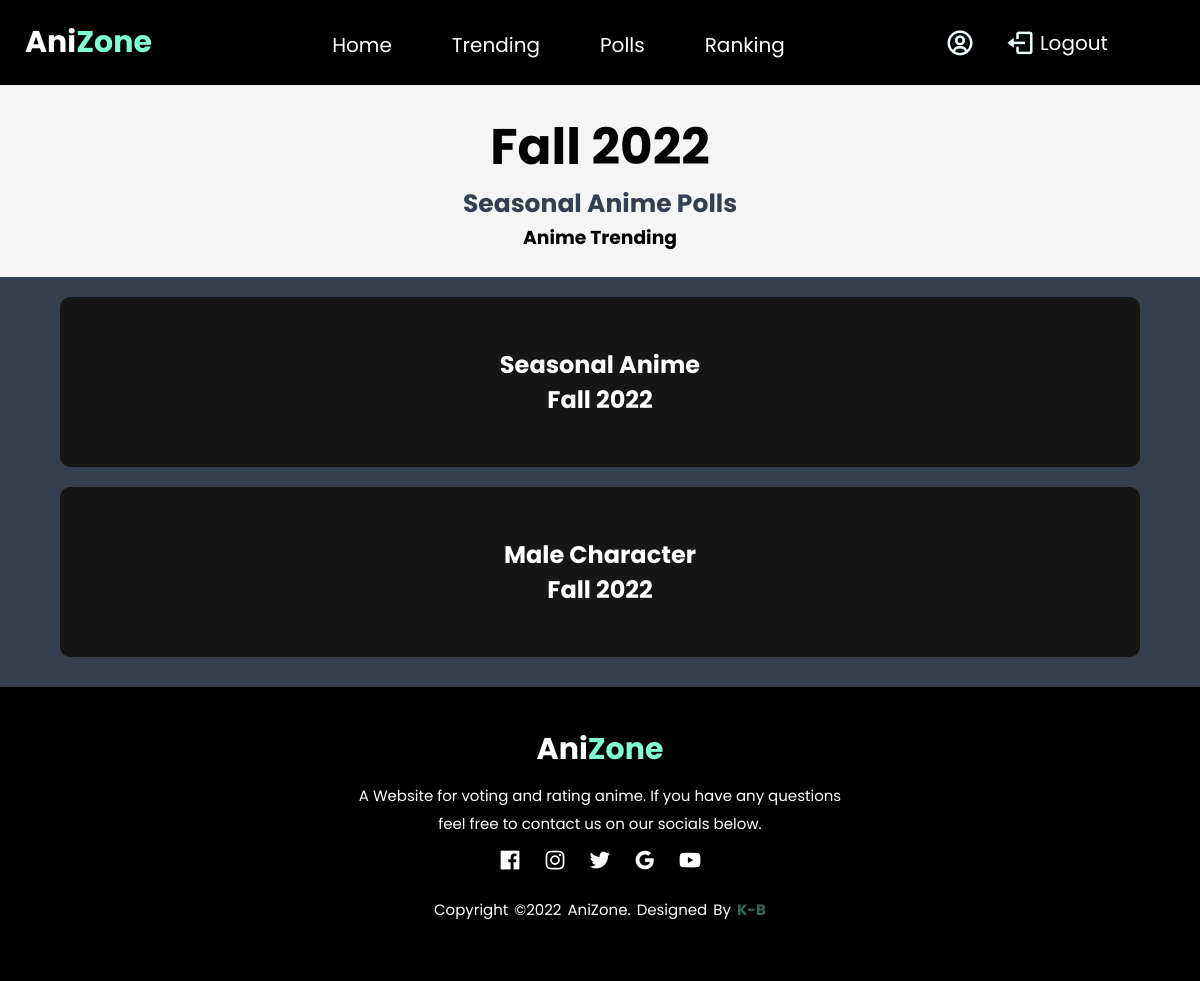
The page /polls/main-polls.php on the database as committed earlier.
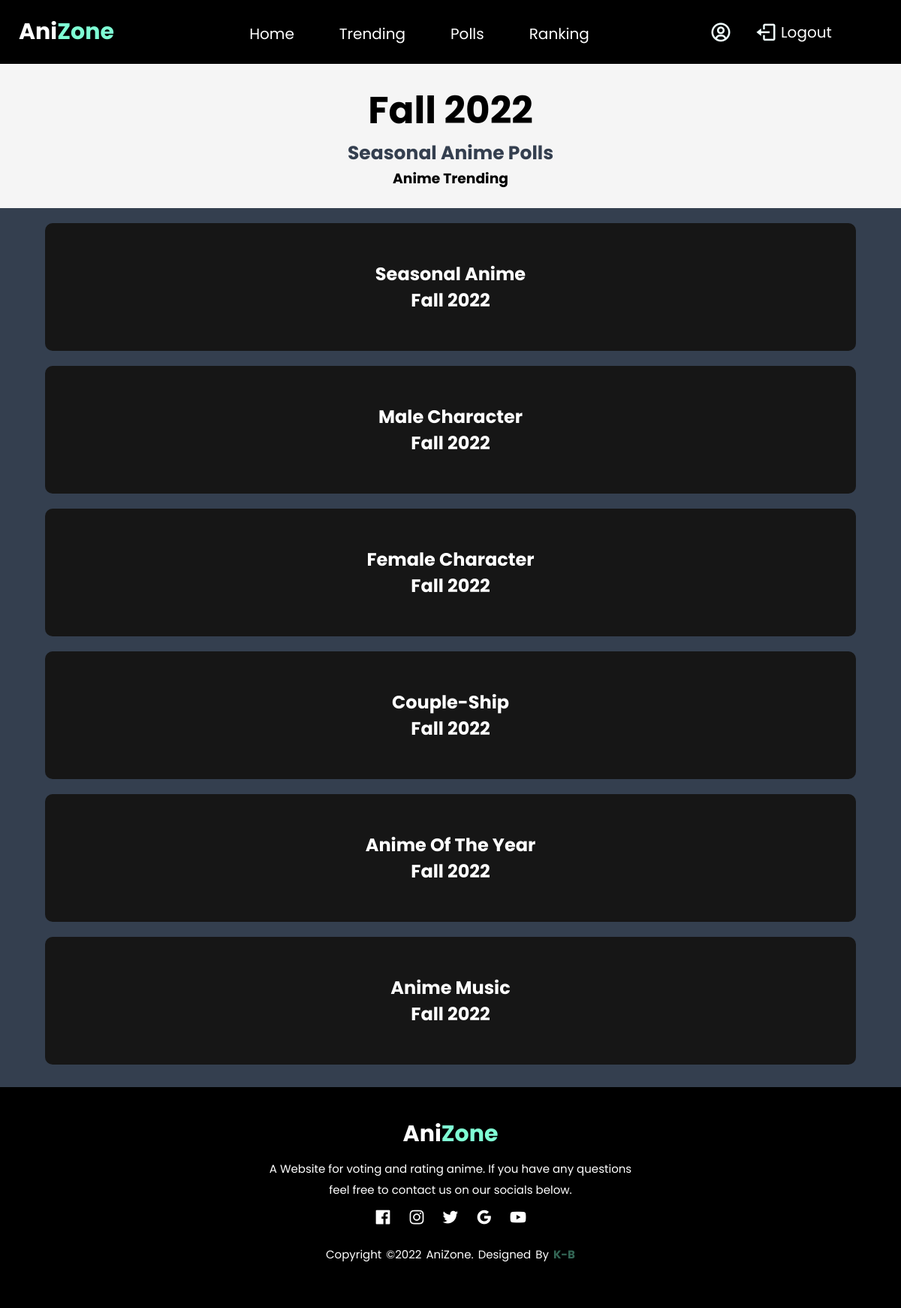
The same page on the database as committed later.
### tables this page shows
CREATE TABLE `polls` (
  `id` int(11) NOT NULL,
  `title` varchar(255) NOT NULL,
  `season` varchar(255) NOT NULL,
  `image` varchar(255) NOT NULL
);

### polls/main-polls.php (the view, shortened to what this page needs)
<?php
    require_once '../includes/header.php';
    require_once '../includes/topnav.php';
    require_once '../classes/basic.database.php';
    $pollsQuery = $db->query("SELECT id, title, season FROM polls");
    while($row = $pollsQuery->fetchObject()){
        $polls[] = $row;
    }
?>
    <div class="seasonal-title">
        <div class="seasonal-description">
            <h1>Fall 2022</h1>
            <h2>Seasonal Anime Polls</h2>
            <h3>Anime Trending</h3>
        </div>
    </div>
    <div class="vote-list-content">
        <?php if(!empty($polls)): ?>
            <ul>
            <?php foreach($polls as $poll): ?>
            <li><h2><a href="season-polls.php?poll=<?php echo $poll->id; ?>"><?php echo $poll->title; ?></h2><h2><?php echo $poll->season; ?></h2></a></li>
            <?php endforeach; ?>
            </ul>
            <?php else: ?>
                <h1>There's No Ongoing Polls</h1>
            <?php endif; ?>
    </div>
<?php
    require_once '../includes/footer.php';
?>

### includes/header.php (shortened to what this page needs)
<!DOCTYPE html>
<html lang="en">
<head>
    <link rel="stylesheet" href="https://cdn.jsdelivr.net/npm/boxicons@latest/css/boxicons.min.css">
    <link rel="stylesheet" href="../css/style.css">
</head>
<body>

### includes/topnav.php (shortened to what this page needs)
<div class="top-navigation">
        <a href="#"><h1 class="logo">Ani<span>Zone</span></h1></a>
            <ul>
                <li><a href="../user/userpage.php">Home</a></li>
                <li><a href="#">Trending</a></li>
                <li><a href="../polls/main-polls.php">Polls</a></li>
                <li><a href="../ranking/main-ranking.php">Ranking</a></li>
            </ul>
            <div class="profile-details">
                <i class='bx bx-user-circle'></i>
                <span id="logout-link">
                <a href="../homepage/logout.php">
                <i class='bx bx-log-out'></i>
                <span class="links-name">Logout</span>
                </a>
                </span>
            </div>
</div>

### includes/footer.php
<footer>
    <div class="footer-content">
        <h1 class="logo">Ani<span>Zone</span></h1>
        <p>A Website for voting and rating anime. If you have any questions feel free to contact us on our socials below.</p>
        <ul class="socials">
            <li><a href="https://www.facebook.com/KHZoldyck/" target="_blank"><i class='bx bxl-facebook-square'></i></a></li>
            <li><a href="#" target="_blank"><i class='bx bxl-instagram'></i></a></li>
            <li><a href="#" target="_blank"><i class='bx bxl-twitter'></i></a></li>
            <li><a href="#" target="_blank"><i class='bx bxl-google'></i></a></li>
            <li><a href="#" target="_blank"><i class='bx bxl-youtube'></i></a></li>
        </ul>
    </div>
    <div class="footer-bottom">
        <p>Copyright &copy;2022 AniZone. designed by <span>K-B</span></p>
    </div>
</footer>
</body>
</html>

### css/style.css (style rules this page uses)
* { padding: 0; margin: 0; box-sizing: border-box; font-family: 'Poppins', sans-serif; text-decoration: none; }
body { background: #343F4F; }
.top-navigation { background-color: black; height: auto; width: auto; display: flex; align-items: center; padding: 0 5% 0 0; }
.logo { color: white; font-size: 30px; font-weight: bolder; padding: 0 25px; }
.logo span { color: aquamarine; }
.top-navigation a { text-decoration: none; }
.top-navigation ul { list-style: none; display: flex; margin: auto; }
.top-navigation li { padding: 25px 25px; padding-top: 30px; }
.top-navigation li a { color: white; text-decoration: none; font-size: 20px; transition: 0.4s; border-radius: 5px; padding: 5px 5px; }
.profile-details i { font-size: 30px; font-weight: 500; color: azure; margin: 0 5px; white-space: nowrap; }
.profile-details { display: inline-flex; align-items: center; border-radius: 6px; height: 50px; min-width: 200px; color: azure; cursor: pointer; text-decoration: none; list-style: none; align-items: right; }
#logout-link { display: flex; justify-content: right; text-align: right; }
#logout-link a { color: white; text-decoration: none; font-size: 20px; transition: 0.4s; border-radius: 5px; display: inline-flex; padding: 5px; }
#logout-link .links-name { color: #fff; font-size: 20px; white-space: nowrap; }
.seasonal-title { width: 100%; padding: 25px; background: whitesmoke; }
.seasonal-title .seasonal-description { text-align: center; padding: 0; margin: 0; }
.seasonal-description h1 { font-size: 50px; font-weight: bolder; }
.seasonal-description h2 { font-size: 25px; font-weight: bolder; color: #343F4F; }
footer { margin-top: 30px; background: black; height: auto; color: white; padding: 40px; }
.footer-content { display: flex; align-items: center; justify-content: center; flex-direction: column; text-align: center; }
.footer-content p { max-width: 500px; margin: 10px auto; line-height: 28px; font-size: 15px; }
.socials { list-style: none; display: flex; align-items: center; justify-content: center; }
.socials li { margin: 0px 10px; }
.socials a { text-decoration: none; color: white; transition: color 0.5 ease; }
.socials a i { font-size: 25px; }
.footer-bottom { background: black; padding: 20px 0; text-align: center; }
.footer-bottom p { font-size: 15px; word-spacing: 2px; text-transform: capitalize; }
.footer-bottom span { text-transform: uppercase; opacity: .4; color: aquamarine; font-weight: bold; }
.vote-list-content { height: auto; margin: auto; width: auto; }
.vote-list-content ul { text-decoration: none; list-style: none; display: inline-block; width: 100%; }
.vote-list-content ul li { width: 90%; height: auto; background: rgb(22, 22, 22); padding: 50px; margin: auto; margin-top: 20px; justify-content: space-between; align-items: center; text-align: center; border-radius: 10px; }
.vote-list-content ul li a { text-decoration: none; color: white; }
.vote-list-content ul li h2 { text-decoration: none; color: aquamarine; }

Rows that differ between the two databases and show on the page:
added polls: title "Female Character"
added polls: title "Couple-Ship"
added polls: title "Anime Of The Year"
added polls: title "Anime Music"
